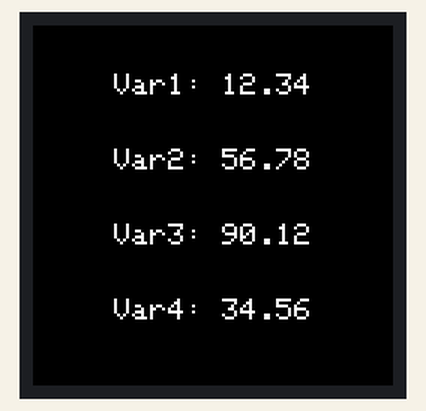
Simulated run of this sketch. Board: ESP32. Shown: 240×240 colour display.

Above: at 0.3 s.
At 4.6 s:
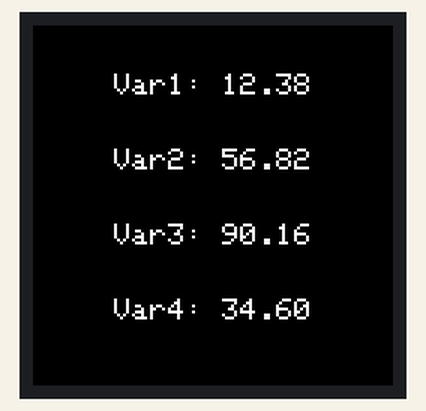
At 9.9 s:
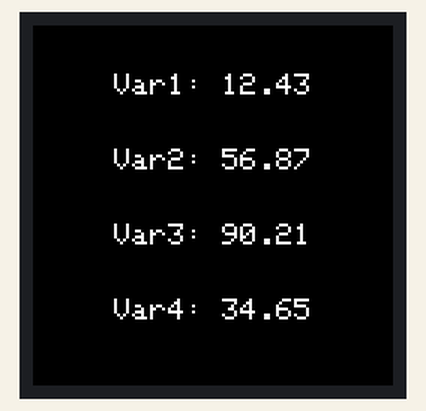
At 19.4 s:
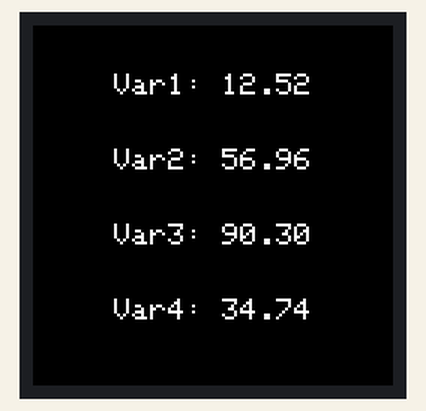
At 29.0 s:
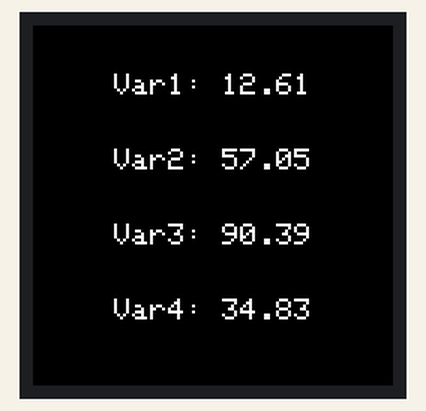
At 38.5 s:
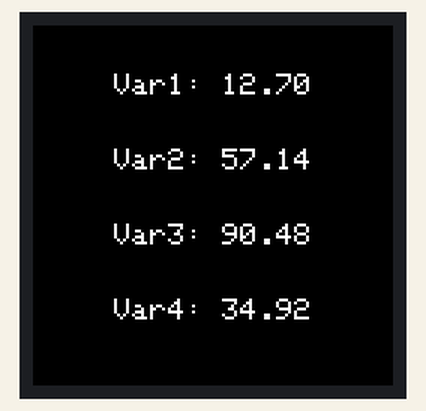

The sketch:

LCD_Display_esp32_0.ino
```cpp
#include <Adafruit_GFX.h>
#include <Adafruit_GC9A01A.h>
#include <SPI.h>

// Define the pins used for the display
#define TFT_CS    5   // Chip select control pin
#define TFT_RST   19
//#define TFT_DC    4
#define TFT_DC    13 // because it is being used by E220
#define TFT_SDA   23  // SPI Data (MOSI)
#define TFT_SCL   18  // SPI Clock (SCK)
//#define TFT_RST   22  // Reset pin
//#define TFT_DC    21  // Data Command control pin
// Create display object
Adafruit_GC9A01A tft = Adafruit_GC9A01A(TFT_CS, TFT_DC, TFT_RST);

// Define four variables to display
float var1 = 12.34;
float var2 = 56.78;
float var3 = 90.12;
float var4 = 34.56;

void setup() {
  // Initialize serial communication
  Serial.begin(115200);
  // Initialize the display
  tft.begin();
  // Rotate display (optional, adjust as needed)
  tft.setRotation(3); // Flip the display the right way  (90 degrees / point)
  // Fill screen with black color
  tft.fillScreen(GC9A01A_BLACK);
  // Set text size
  tft.setTextSize(2);
  // Set text color
  tft.setTextColor(GC9A01A_WHITE);
}

void loop() {
  // Clear the display area before drawing new text
  tft.fillRect(0, 0, 240, 240, GC9A01A_BLACK);

  // Center text vertically and horizontally
  int16_t x1, y1;
  uint16_t w, h;
  tft.setTextSize(2);
  tft.setTextColor(GC9A01A_WHITE);

  // Print the first variable
  String text = "Var1: " + String(var1);
  tft.getTextBounds(text, 0, 0, &x1, &y1, &w, &h);
  tft.setCursor((240 - w) / 2, 40 - h / 2);
  tft.print(text);

  // Print the second variable
  text = "Var2: " + String(var2);
  tft.getTextBounds(text, 0, 0, &x1, &y1, &w, &h);
  tft.setCursor((240 - w) / 2, 90 - h / 2);
  tft.print(text);

  // Print the third variable
  text = "Var3: " + String(var3);
  tft.getTextBounds(text, 0, 0, &x1, &y1, &w, &h);
  tft.setCursor((240 - w) / 2, 140 - h / 2);
  tft.print(text);

  // Print the fourth variable
  text = "Var4: " + String(var4);
  tft.getTextBounds(text, 0, 0, &x1, &y1, &w, &h);
  tft.setCursor((240 - w) / 2, 190 - h / 2);
  tft.print(text);

  // Update variables (for demonstration purposes)
  var1 += 0.01;
  var2 += 0.01;
  var3 += 0.01;
  var4 += 0.01;

  // Delay for a second before updating the display
  delay(1000);
}
```

Measured:
- what the display in image 1 shows lasts 1.1 s, from 4.5 s to 5.6 s
